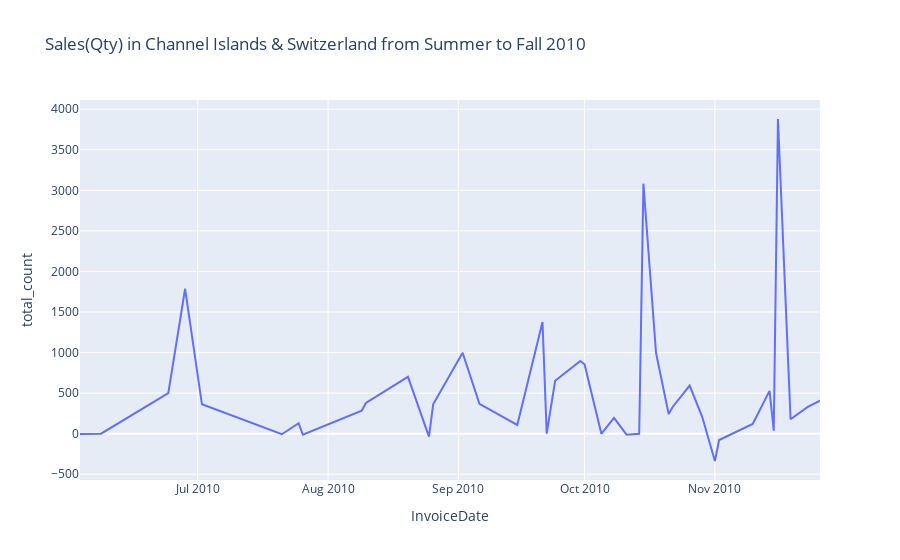

The notebook cell this image was saved under:
### Code cell
fig = px.line(sales_inv_sales, x="InvoiceDate", y="total_count", \
              title='Sales(Qty) in Channel Islands & Switzerland from Summer to Fall 2010')
fig.show()

### Figure 1 — Plotly figure (JSON) as saved in the notebook; plotly's stock layout.template omitted (floating-point values rounded to 4 significant figures)
{"data": [{"hovertemplate": "InvoiceDate=%{x}<br>total_count=%{y}<extra></extra>", "legendgroup": "", "line": {"color": "#636efa", "dash": "solid"}, "marker": {"symbol": "circle"}, "mode": "lines", "name": "", "orientation": "v", "showlegend": false, "type": "scatter", "x": ["2010-06-03T00:00:00", "2010-06-08T00:00:00", "2010-06-24T00:00:00", "2010-06-28T00:00:00", "2010-07-02T00:00:00", "2010-07-21T00:00:00", "2010-07-25T00:00:00", "2010-07-26T00:00:00", "2010-08-09T00:00:00", "2010-08-10T00:00:00", "2010-08-20T00:00:00", "2010-08-25T00:00:00", "2010-08-26T00:00:00", "2010-09-02T00:00:00", "2010-09-06T00:00:00", "2010-09-15T00:00:00", "2010-09-21T00:00:00", "2010-09-22T00:00:00", "2010-09-24T00:00:00", "2010-09-30T00:00:00", "2010-10-01T00:00:00", "2010-10-05T00:00:00", "2010-10-08T00:00:00", "2010-10-11T00:00:00", "2010-10-14T00:00:00", "2010-10-15T00:00:00", "2010-10-18T00:00:00", "2010-10-21T00:00:00", "2010-10-22T00:00:00", "2010-10-26T00:00:00", "2010-10-29T00:00:00", "2010-11-01T00:00:00", "2010-11-02T00:00:00", "2010-11-10T00:00:00", "2010-11-14T00:00:00", "2010-11-15T00:00:00", "2010-11-16T00:00:00", "2010-11-19T00:00:00", "2010-11-23T00:00:00", "2010-11-26T00:00:00"], "xaxis": "x", "y": [-3, 0, 500, 1786, 362, -7, 129, -13, 284, 378, 700, -36, 362, 998, 367, 107, 1377, 0, 652, 896, 856, -2, 194, -12, -1, 3082, 995, 243, 332, 593, 205, -337, -78, 119, 528, 37, 3879, 177, 326, 406], "yaxis": "y"}], "layout": {"legend": {"tracegroupgap": 0}, "title": {"text": "Sales(Qty) in Channel Islands & Switzerland from Summer to Fall 2010"}, "xaxis": {"anchor": "y", "domain": [0, 1], "title": {"text": "InvoiceDate"}}, "yaxis": {"anchor": "x", "domain": [0, 1], "title": {"text": "total_count"}}}}
